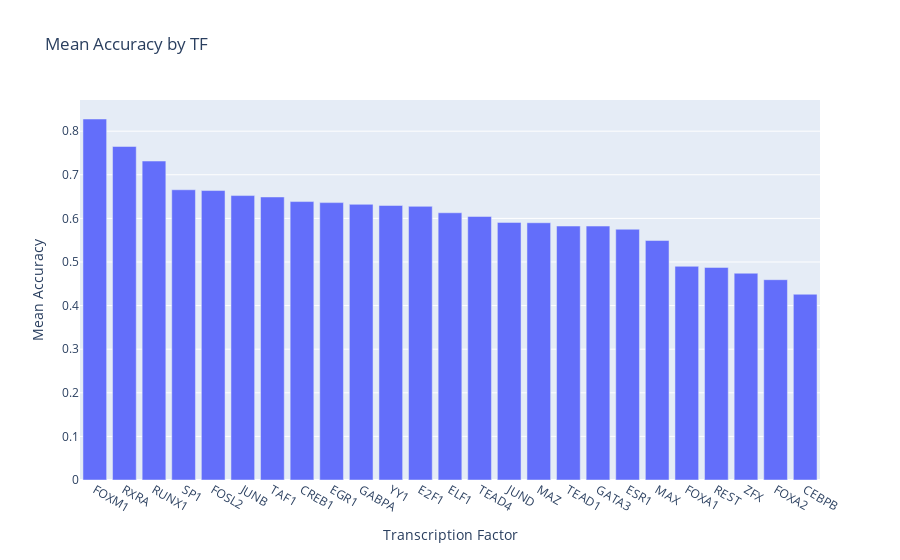

The cell this chart's notebook holds for it:
### Code cell
# Group by 'tf' and calculate the mean accuracy for each group
df_grouped = df.groupby('tf')['accuracy'].mean().reset_index()

# Sort the grouped DataFrame by accuracy in descending order
df_grouped_sorted = df_grouped.sort_values(by='accuracy', ascending=False)
# df_grouped_sorted[df_grouped_sorted['total_predictions'] > 1000]

# Create the bar chart
fig = px.bar(df_grouped_sorted, x='tf', y='accuracy',
             title='Mean Accuracy by TF',
             labels={'tf': 'Transcription Factor', 'accuracy': 'Mean Accuracy'})

# Show the figure
fig.show()

### Figure 1 — Plotly figure (JSON) as saved in the notebook; plotly's stock layout.template omitted (floating-point values rounded to 4 significant figures)
{"data": [{"alignmentgroup": "True", "hovertemplate": "Transcription Factor=%{x}<br>Mean Accuracy=%{y}<extra></extra>", "legendgroup": "", "marker": {"color": "#636efa", "pattern": {"shape": ""}}, "name": "", "offsetgroup": "", "orientation": "v", "showlegend": false, "textposition": "auto", "type": "bar", "x": ["FOXM1", "RXRA", "RUNX1", "SP1", "FOSL2", "JUNB", "TAF1", "CREB1", "EGR1", "GABPA", "YY1", "E2F1", "ELF1", "TEAD4", "JUND", "MAZ", "TEAD1", "GATA3", "ESR1", "MAX", "FOXA1", "REST", "ZFX", "FOXA2", "CEBPB"], "xaxis": "x", "y": [0.8279, 0.7649, 0.7315, 0.6656, 0.6638, 0.6523, 0.6491, 0.6386, 0.6362, 0.6322, 0.6296, 0.6276, 0.6129, 0.6044, 0.5908, 0.59, 0.5825, 0.5824, 0.5751, 0.5492, 0.4901, 0.4876, 0.4742, 0.4594, 0.426], "yaxis": "y"}], "layout": {"barmode": "relative", "legend": {"tracegroupgap": 0}, "title": {"text": "Mean Accuracy by TF"}, "xaxis": {"anchor": "y", "domain": [0, 1], "title": {"text": "Transcription Factor"}}, "yaxis": {"anchor": "x", "domain": [0, 1], "title": {"text": "Mean Accuracy"}}}}
